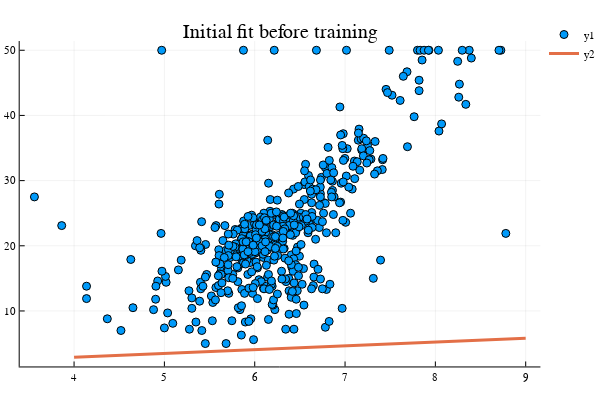

The notebook cell this image was saved under:
### Code cell
function plot_graph(msg)
    x_generated = [item for item in 4:0.1:9]
    p = prediction(x_generated)
    scatter(x,y)
    plot!(x_generated,p,linewidth=3,title=msg)
end
plot_graph("Initial fit before training")

### Figure 1 — Plotly figure (JSON) as saved in the notebook; plotly's stock layout.template omitted (floating-point values rounded to 4 significant figures; data arrays with more than 128 entries replaced by an {"elided": "..."} marker saying what was removed)
{"data": [{"colorbar": {"title": ""}, "hoverinfo": "text", "legendgroup": "y1", "marker": {"color": "rgba(0, 154, 250, 1.000)", "line": {"color": "rgba(0, 0, 0, 1.000)", "width": 1}, "size": 8, "symbol": "circle"}, "mode": "markers", "name": "y1", "showlegend": true, "text": {"elided": "506 null values"}, "type": "scatter", "x": {"elided": "506 float values"}, "xaxis": "x1", "y": {"elided": "506 float values"}, "yaxis": "y1", "zmax": null, "zmin": null}, {"colorbar": {"title": ""}, "hoverinfo": "text", "legendgroup": "y2", "line": {"color": "rgba(227, 111, 71, 1.000)", "dash": "solid", "shape": "linear", "width": 3}, "mode": "lines", "name": "y2", "showlegend": true, "text": [null, null, null, null, null, null, null, null, null, null, null, null, null, null, null, null, null, null, null, null, null, null, null, null, null, null, null, null, null, null, null, null, null, null, null, null, null, null, null, null, null, null, null, null, null, null, null, null, null, null, null], "type": "scatter", "x": [4, 4.1, 4.2, 4.3, 4.4, 4.5, 4.6, 4.7, 4.8, 4.9, 5, 5.1, 5.2, 5.3, 5.4, 5.5, 5.6, 5.7, 5.8, 5.9, 6, 6.1, 6.2, 6.3, 6.4, 6.5, 6.6, 6.7, 6.8, 6.9, 7, 7.1, 7.2, 7.3, 7.4, 7.5, 7.6, 7.7, 7.8, 7.9, 8, 8.1, 8.2, 8.3, 8.4, 8.5, 8.6, 8.7, 8.8, 8.9, 9], "xaxis": "x1", "y": [2.899, 2.957, 3.016, 3.074, 3.133, 3.191, 3.25, 3.308, 3.367, 3.425, 3.484, 3.542, 3.601, 3.659, 3.718, 3.776, 3.835, 3.894, 3.952, 4.011, 4.069, 4.128, 4.186, 4.245, 4.303, 4.362, 4.42, 4.479, 4.537, 4.596, 4.654, 4.713, 4.771, 4.83, 4.888, 4.947, 5.005, 5.064, 5.122, 5.181, 5.239, 5.298, 5.356, 5.415, 5.473, 5.532, 5.59, 5.649, 5.707, 5.766, 5.824], "yaxis": "y1", "zmax": null, "zmin": null}], "layout": {"annotations": [{"font": {"color": "rgba(0, 0, 0, 1.000)", "family": "sans-serif", "size": 20}, "rotation": 0, "showarrow": false, "text": "Initial fit before training", "x": 0.5148, "xanchor": "center", "xref": "paper", "y": 1, "yanchor": "top", "yref": "paper"}], "height": 400, "legend": {"bgcolor": "rgba(255, 255, 255, 1.000)", "bordercolor": "rgba(0, 0, 0, 1.000)", "font": {"color": "rgba(0, 0, 0, 1.000)", "family": "sans-serif", "size": 11}, "tracegroupgap": 0, "x": 1, "y": 1}, "margin": {"b": 20, "l": 0, "r": 0, "t": 20}, "paper_bgcolor": "rgba(255, 255, 255, 1.000)", "plot_bgcolor": "rgba(255, 255, 255, 1.000)", "showlegend": true, "width": 600, "xaxis": {"anchor": "y1", "domain": [0.03619, 0.9934], "gridcolor": "rgba(0, 0, 0, 0.100)", "gridwidth": 0.5, "linecolor": "rgba(0, 0, 0, 1.000)", "mirror": false, "range": [3.398, 9.163], "showgrid": true, "showline": true, "showticklabels": true, "tickangle": 0, "tickcolor": "rgb(0, 0, 0)", "tickfont": {"color": "rgba(0, 0, 0, 1.000)", "family": "sans-serif", "size": 11}, "tickmode": "array", "ticks": "inside", "ticktext": ["4", "5", "6", "7", "8", "9"], "tickvals": [4, 5, 6, 7, 8, 9], "title": "", "titlefont": {"color": "rgba(0, 0, 0, 1.000)", "family": "sans-serif", "size": 15}, "type": "-", "visible": true, "zeroline": false, "zerolinecolor": "rgba(0, 0, 0, 1.000)"}, "yaxis": {"anchor": "x1", "domain": [0.03762, 0.9415], "gridcolor": "rgba(0, 0, 0, 0.100)", "gridwidth": 0.5, "linecolor": "rgba(0, 0, 0, 1.000)", "mirror": false, "range": [1.486, 51.41], "showgrid": true, "showline": true, "showticklabels": true, "tickangle": 0, "tickcolor": "rgb(0, 0, 0)", "tickfont": {"color": "rgba(0, 0, 0, 1.000)", "family": "sans-serif", "size": 11}, "tickmode": "array", "ticks": "inside", "ticktext": ["10", "20", "30", "40", "50"], "tickvals": [10, 20, 30, 40, 50], "title": "", "titlefont": {"color": "rgba(0, 0, 0, 1.000)", "family": "sans-serif", "size": 15}, "type": "-", "visible": true, "zeroline": false, "zerolinecolor": "rgba(0, 0, 0, 1.000)"}}}
